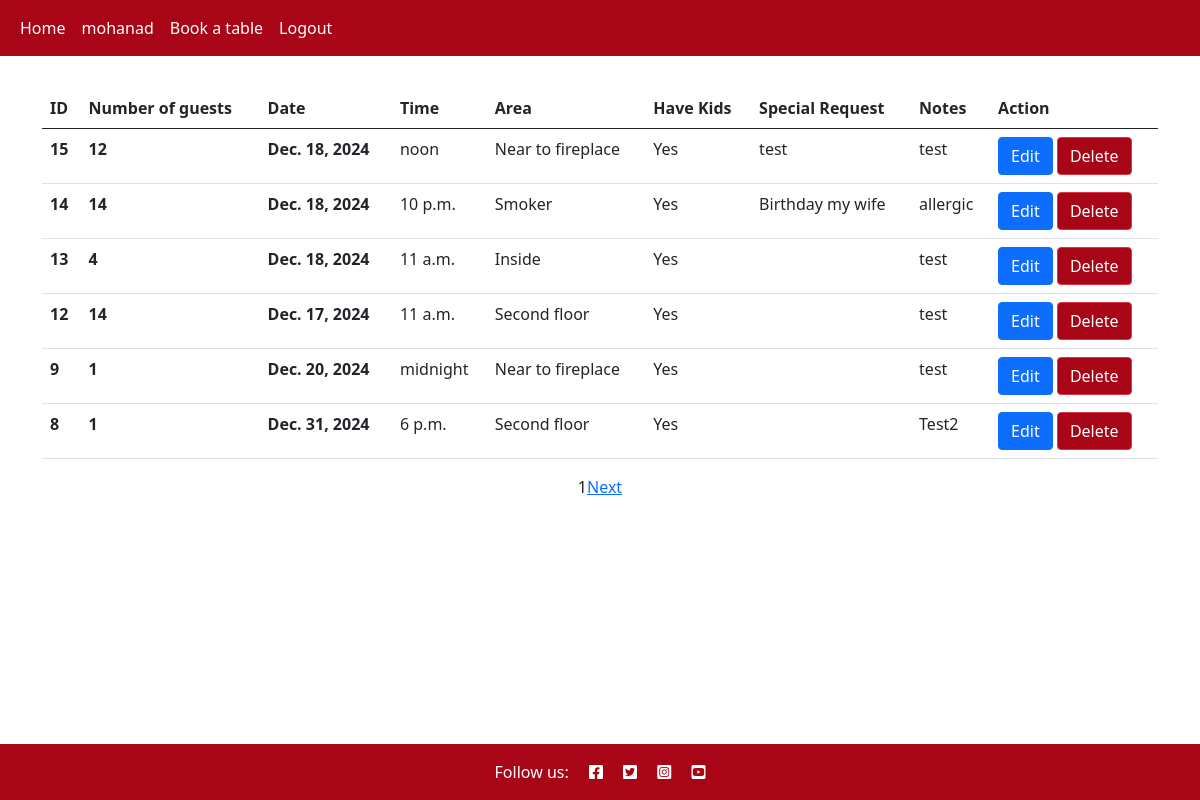
Page /reservations/ (signed in) on the earlier database version.
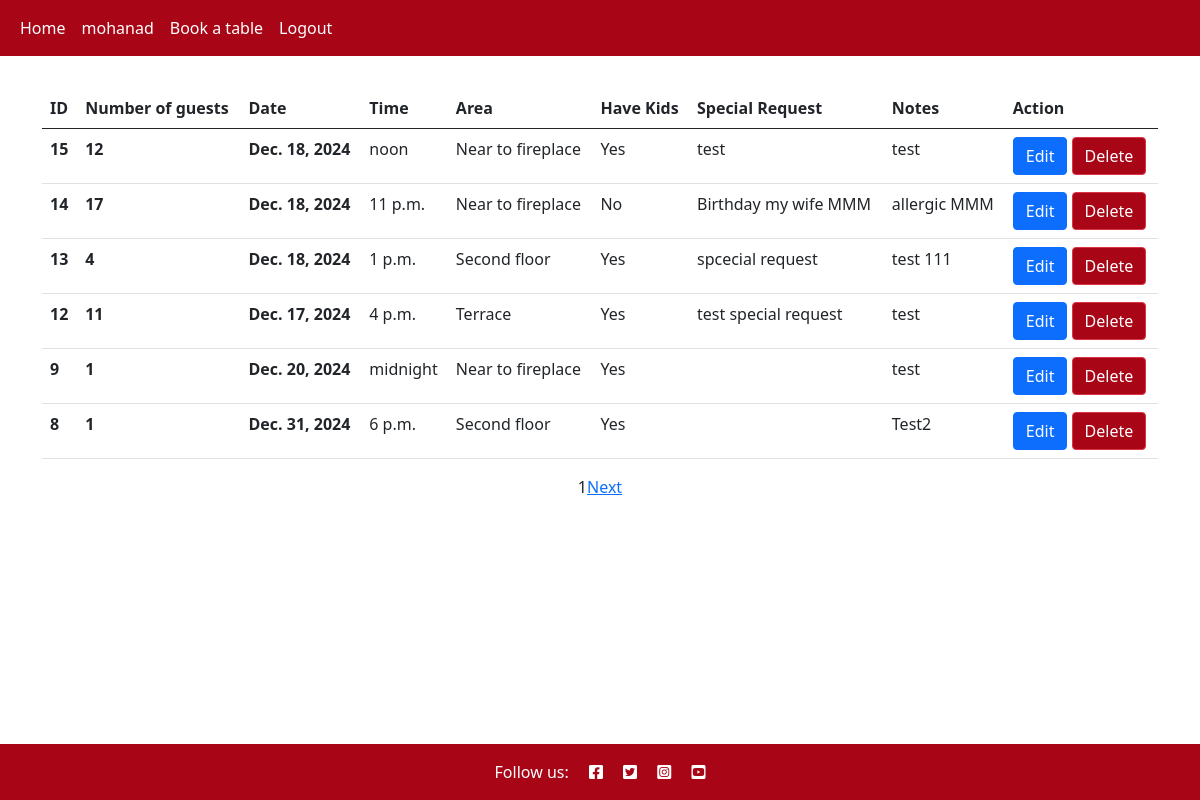
Same page on the later database version.
### reservation/models.py (models this page shows)
class Reservation(models.Model):
    date = models.DateField()
    time = models.TimeField()
    area = models.IntegerField(choices=AREAS, default=0)
    how_many_people = models.IntegerField(
        default=1,
        validators=[
            MaxValueValidator(25),
            MinValueValidator(1)
        ])
    customer = models.ForeignKey(User, on_delete=models.CASCADE)
    have_kids = models.BooleanField(default=False)
    special_request = models.CharField(max_length=250, null=True)
    note = models.TextField(null=True)
    created_on = models.DateTimeField(auto_now_add=True)

### reservation/views.py (the view)
def reservation_list(request):
    temp_reservations = Reservation.objects.filter(
        customer=request.user).order_by("-created_on")
    p = Paginator(temp_reservations, 6)
    page_number = (
        1 if request.GET.get('page')
        is None else request.GET.get('page'))
    try:
        page_obj = p.get_page(page_number)  # returns the desired page object
    except PageNotAnInteger:
        page_obj = p.page(1)
    except EmptyPage:
        page_obj = p.page(p.num_pages)
    context = {'page_obj': page_obj, 'reservations': p.page(page_number)}
    return render(request, 'reservation/reservation_list.html', context)

### reservation/templates/reservation/reservation_list.html (shortened to what this page needs)
{% extends 'base.html' %}
{% block content %}
{% load static%}
<div class="container mt-3">
<table class="table">
    <thead>
      <tr>
        <th scope="col">ID</th>
        <th scope="col">Number of guests</th>
        <th scope="col">Date</th>
        <th scope="col">Time</th>
        <th scope="col">Area</th>
        <th scope="col">Have Kids</th>
        <th scope="col">Special Request</th>
        <th scope="col">Notes</th>
        <th scope="col">Action</th>
      </tr>
    </thead>
    <tbody>
        {% for reservation in reservations %}
      <tr>
        <th scope="row">{{reservation.id}}</th>
        <th scope="row">{{reservation.how_many_people}}</th>
        <th scope="row">{{reservation.date}}</th>
        <td>{{reservation.time}}</td>
        <td>{% if reservation.area == 0 %}Near to fireplace{% elif reservation.area == 1%}Terrace{% elif reservation.area == 2 %}Smoker{% elif reservation.area == 3%}Inside{% elif reservation.area == 4%}Second floor{%endif%}</td>
        <td>{% if reservation.have_kids %}Yes {%else%}No {%endif%}</td>
        <td>{{reservation.special_request}}</td>
        <td>{{reservation.note}}</td>
        <td>
            <a href="../reservations/edit_reservation/{{reservation.id}}" class="btn btn-primary btn-edit" data-reservation_id="{{reservation.id}}" >
               Edit
            </a>
            <button class="btn btn-danger btn-delete" data-reservation_id="{{reservation.id}}" data-bs-target="#deleteModal" data-bs-toggle="modal">
               Delete
            </button>
        </td>
      </tr>
        {% endfor%}
    </tbody>
  </table>
  <div class="d-flex justify-content-center">
    <span>{{page_obj.number}}</span>
    {%if page_obj.has_next %}
        <a href="?page={{page_obj.next_page_number}}" class="ml-2" >Next</a>
    {% endif %}
</div>
</div>
{% endblock content%}

### templates/base.html (shortened to what this page needs)
{% load static %}
{% url 'account_login' as login_url %}
{% url 'account_signup' as signup_url %}
{% url 'account_logout' as logout_url %}
<!DOCTYPE html>
<html class="h-100" lang="en">
<head>
    <link rel="stylesheet" href="https://cdnjs.cloudflare.com/ajax/libs/font-awesome/5.15.3/css/all.min.css">
    <link href="https://cdn.jsdelivr.net/npm/bootstrap@5.0.1/dist/css/bootstrap.min.css" rel="stylesheet"
>
    <link rel="stylesheet" href="{% static 'css/style.css' %}" type="text/css">
</head>
<body class="d-flex flex-column h-100 main-bg">
    <nav class="navbar navbar-expand-lg navbar-light red-bg-nav mb-3">
        <div class="container-fluid">
            <div class="collapse navbar-collapse" id="navbarText">
                <ul class="navbar-nav me-auto mb-2 mb-lg-0">
                    <li class="nav-item">
                        <a class="nav-link text-white {% if request.path == home_url %}active{% endif %}" aria-current="page"
                            href="/">Home</a>
                    </li>
                    {% if user.is_authenticated %}
                    <li class="nav-item">
                        <a class="nav-link text-white {% if request.path == logout_url %}active{% endif %}" aria-current="page" href="{% url 'reservation_list' %}">{{user.username}}</a>
                    </li>
                    <li class="nav-item">
                        <a class="nav-link text-white {% if request.path == logout_url %}active{% endif %}" aria-current="page" href="{% url 'reservation' %}">Book a table</a>
                    </li>
                    <li class="nav-item">
                        <a class="nav-link text-white {% if request.path == logout_url %}active{% endif %}" aria-current="page" href="{% url 'account_logout' %}">Logout</a>
                    </li>
                    {% endif %}
                </ul>
            </div>
        </div>
    </nav>
    <main class="flex-shrink-0 main-bg">
        {% block content %}
        {% endblock content %}
    </main>
    <footer class="footer mt-auto py-3 dark-bg">
        <p class="m-0 text-center text-white">Follow us:
            <a href="https://www.facebook.com" target="_blank" aria-label="Facebook link"> <i class="fab fa-facebook-square ms-3 text-white"></i></a>
           <a href="https://www.twitter.com"  target="_blank" aria-label="Twitter link"> <i class="fab fa-twitter-square ms-3 text-white"></i></a>
           <a href="https://www.instagram.com"  target="_blank" aria-label="Instagram link"> <i class="fab fa-instagram-square ms-3 text-white"></i></a>
           <a href="https://www.youtube.com"  target="_blank" aria-label="Youtube link"> <i class="fab fa-youtube-square ms-3  text-white"></i></a>
        </p>
    </footer>
</body>
</html>

### static/css/style.css (style rules this page uses)
:root { --primary-color:#A80516; }
* { padding: 0; margin: 0; }
footer { background-color: var(--primary-color); }
.red-bg-nav { background-color: var(--primary-color); color: white; }
.btn-danger { background-color: var(--primary-color); }

Differences in the rows shown:
changed Reservation id 14: how_many_people "14" → "17"; time "10 p.m." → "11 p.m."; special_request "Birthday my wife" → "Birthday my wife MMM"; note "allergic" → "allergic MMM"; area "Smoker" → "Near to fireplace"; have_kids "Yes" → "No"
changed Reservation id 13: time "11 a.m." → "1 p.m."; special_request (not shown) → "spcecial request"; note "test" → "test 111"; area "Inside" → "Second floor"
changed Reservation id 12: how_many_people "14" → "11"; time "11 a.m." → "4 p.m."; special_request (not shown) → "test special request"; area "Second floor" → "Terrace"
